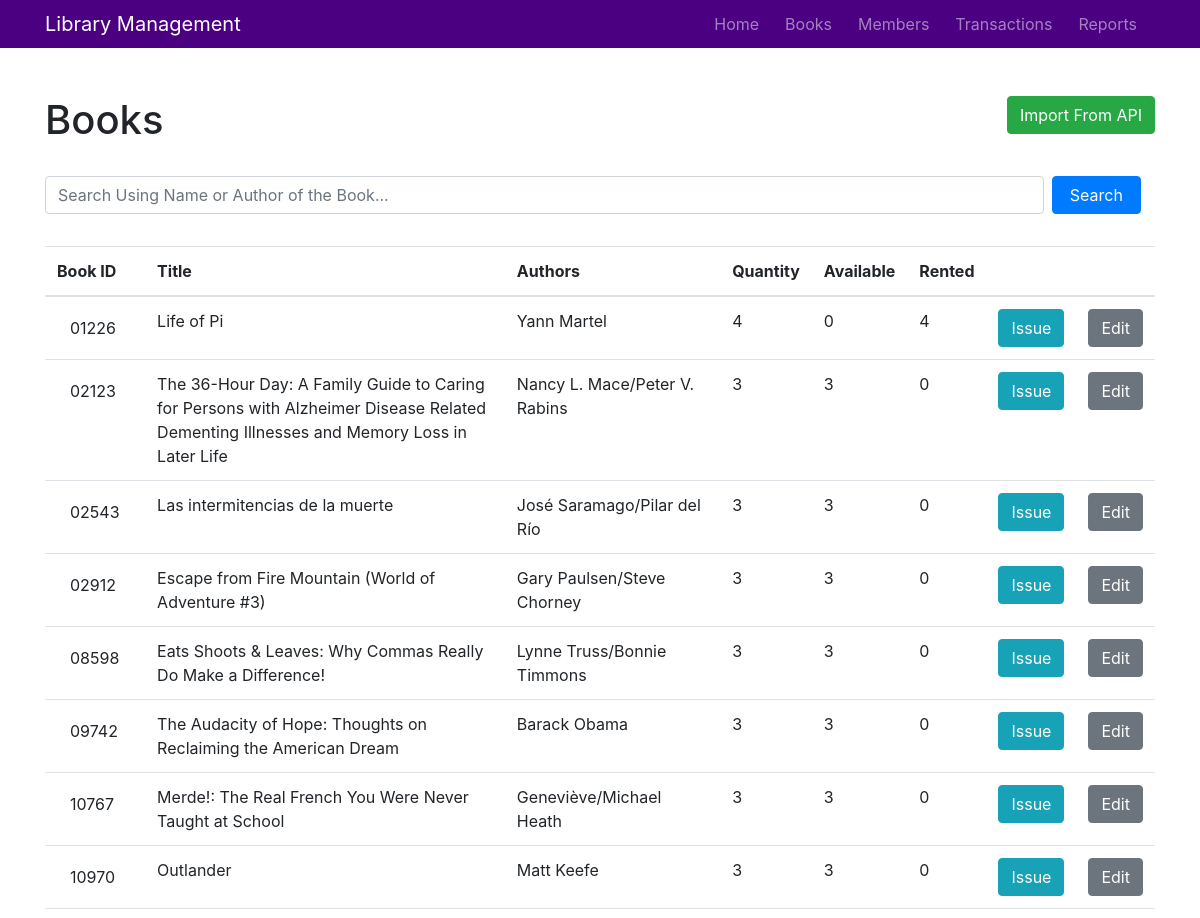
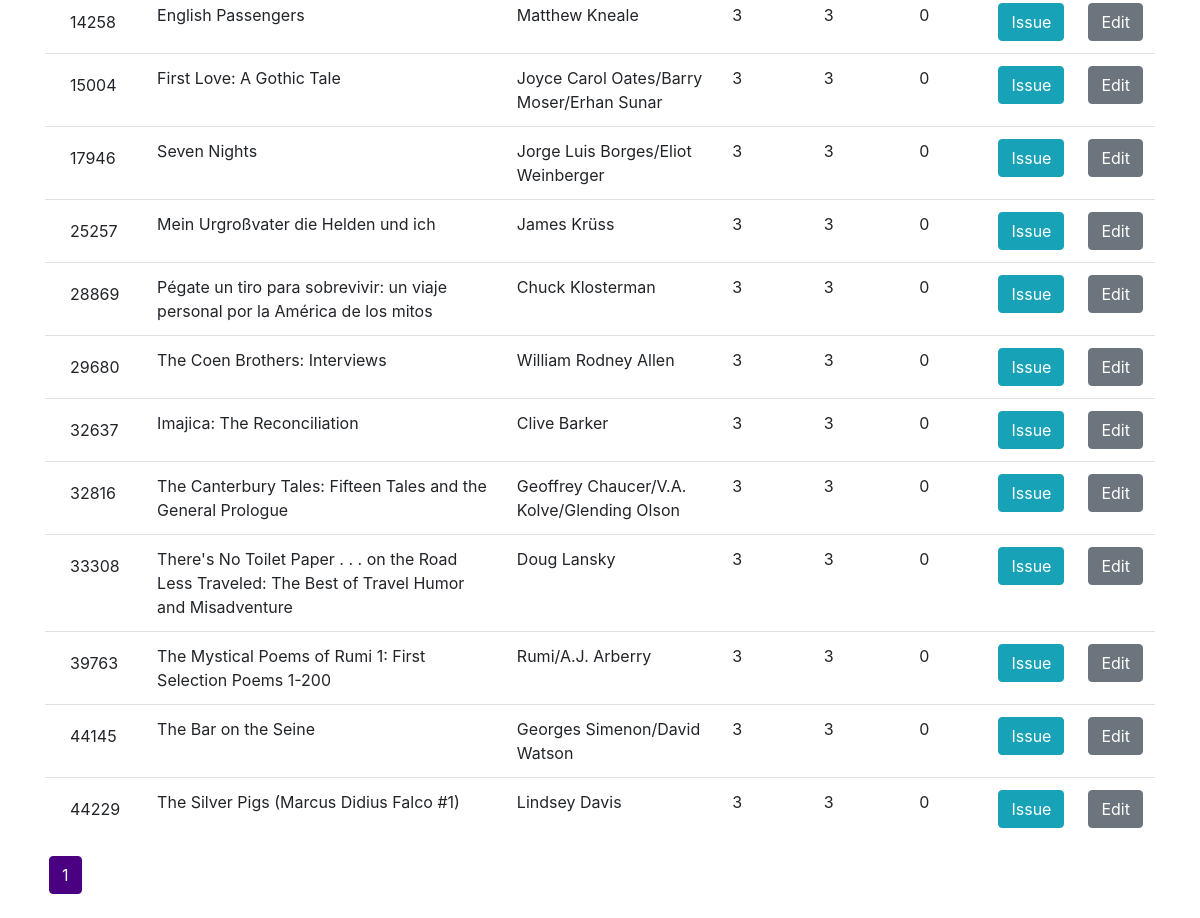
Before: /books with the older database file (2 pictures, top to bottom).
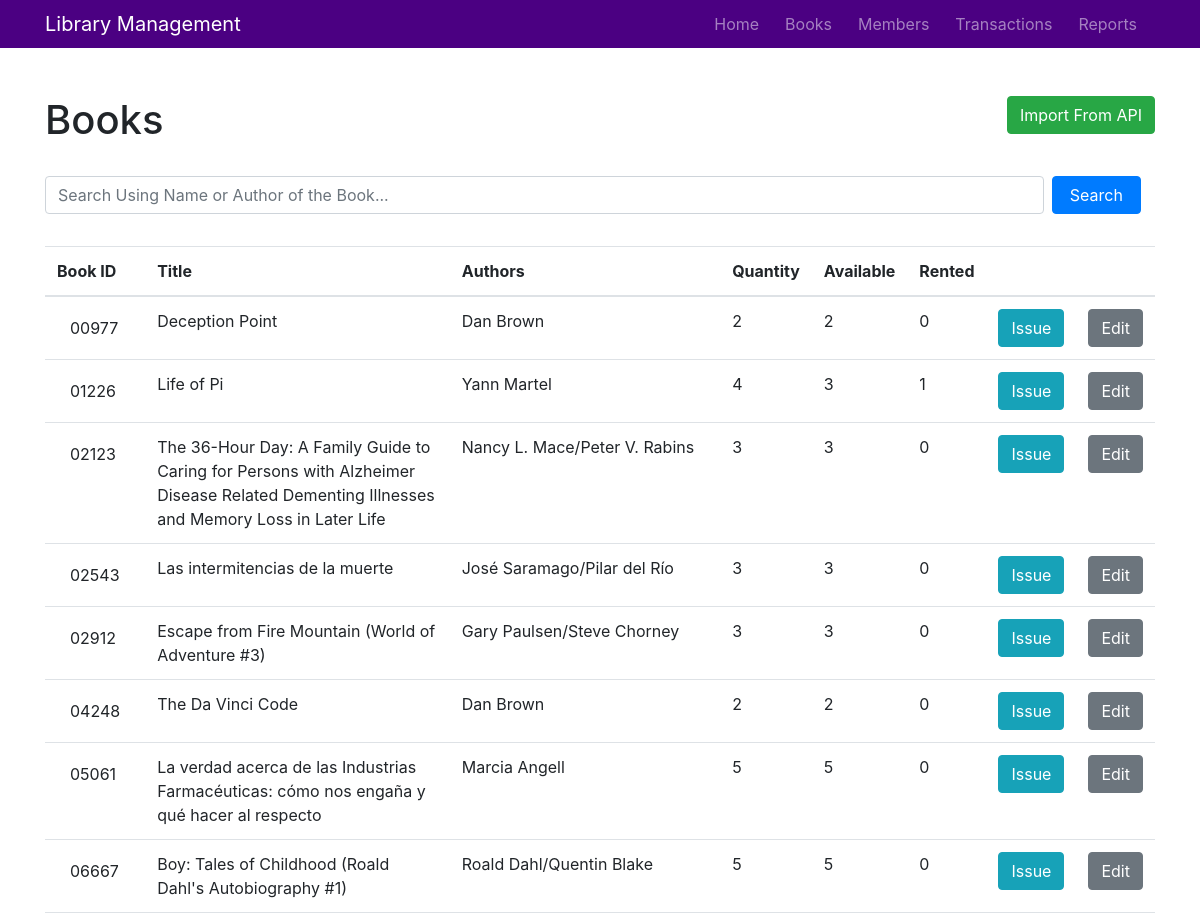
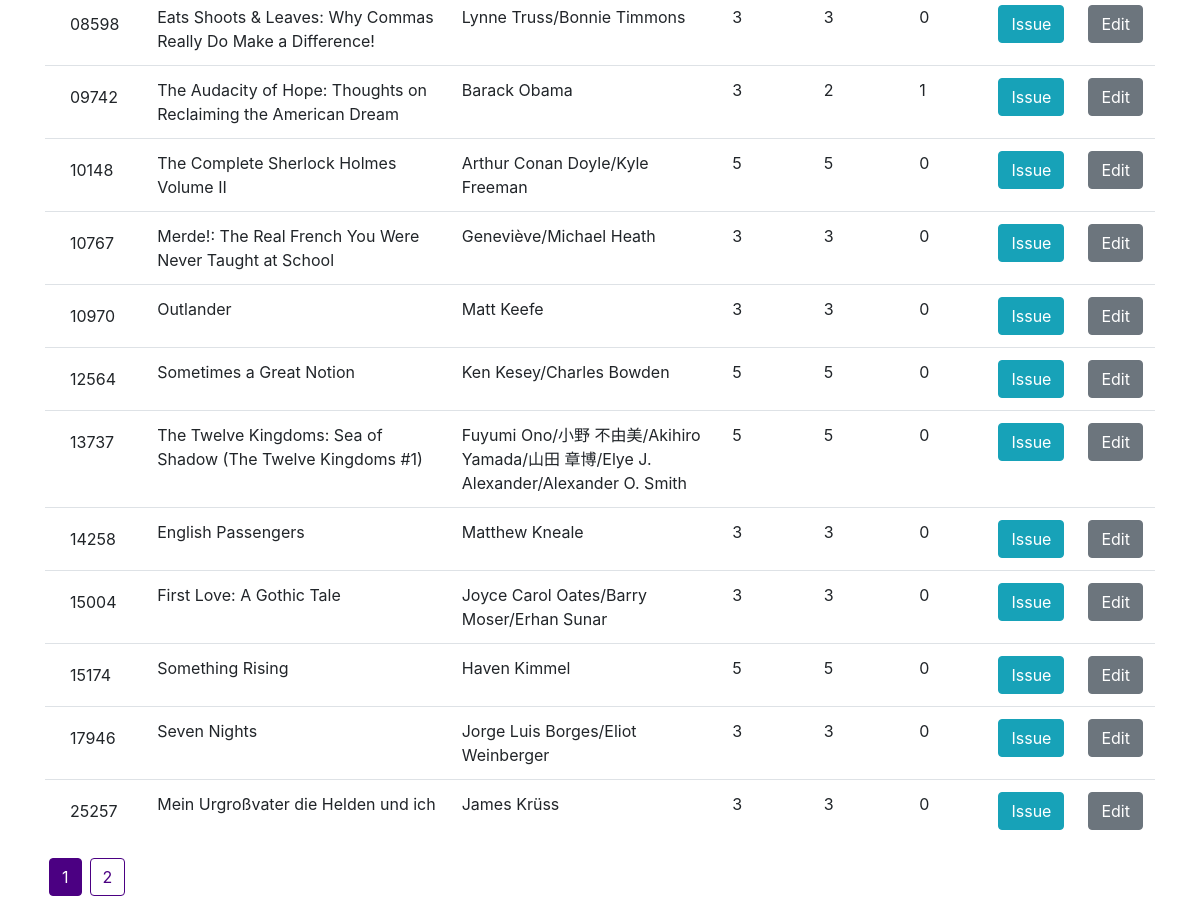
After: the same page with the newer database file (2 pictures, top to bottom).
### library_management/models.py (models this page shows, shortened)
class Book(db.Model):
    __tablename__ = 'book'
    book_id = db.Column(db.Integer, primary_key=True)
    title = db.Column(db.String(150), nullable=False)
    authors = db.Column(db.String(100), nullable=False)
    rating = db.Column(db.String(4), nullable=False)
    isbn = db.Column(db.String(150), nullable=False)
    publisher = db.Column(db.String(150), nullable=False)
    quantity = db.Column(db.Integer, nullable=False)
    rented = db.Column(db.Integer, nullable=False, default=0)
    no_of_times_rented = db.Column(db.Integer, nullable=False, default=0)
    transactions = db.relationship('Transaction', backref='book', lazy=True)

### library_management/books/routes.py (the view)
@books.route('/books')
def all_books():
    page = request.args.get('page', 1, type=int)
    books = Book.query.order_by(Book.book_id.asc()).paginate(page=page, per_page=20)
    return render_template("books.html", title="Books", books=books, data=books.items)

### library_management/templates/books.html
{% extends "layout.html" %}
{% block content %}
    <br>
    <a class="btn btn-success float-right" href="{{ url_for('books.import_books') }}">Import From API</a>
    <h1>Books</h1>
    <br>
    <form class="form-inline" action="/books/search" method="POST">
        <input name="search" type="text" class="form-control mb-2 mr-sm-2 search" placeholder="Search Using Name or Author of the Book...">
        <button type="submit" class="btn btn-primary mb-2 search">Search</button>
    </form>
    <br>
    {% if data %}
        <table class="table table-hover">
            <thead>
                <tr>
                    <th>Book ID</th>
                    <th>Title</th>
                    <th>Authors</th>
                    <th>Quantity</th>
                    <th>Available</th>
                    <th>Rented</th>
                    <th></th>
                    <th></th>
                </tr>
            </thead>
            <tbody>
                {% for book in data %}
                <tr>
                    <td><span class="btn pull-right">{{"{:05d}".format(book.book_id)}}</span></td>
                    <td>{{book.title}}</td>
                    <td>{{book.authors}}</td>
                    <td>{{book.quantity}}</td>
                    <td>{{book.quantity - book.rented}}</td>
                    <td>{{book.rented}}</td>
                    <td>
                        <button class="btn btn-info" onclick="window.location='/book/{{book.book_id}}/issue';">Issue</button>
                    </td>
                    <td>
                        <button class="btn btn-secondary" onclick="window.location='/book/{{book.book_id}}/edit';">Edit</button>
                    </td>
                </tr>
                {% endfor %}
            </tbody>
        </table>
        {% if not title.startswith('Search') %}
            <div class="pagination">
                {% for page_num in books.iter_pages(left_edge=1, right_edge=1, left_current=2, right_current=3) %}
                    {% if page_num %}
                        {% if books.page==page_num %}
                            <a class="btn btn-danger mb-4" href="{{ url_for('books.all_books', page=page_num) }}">{{ page_num }}</a>
                        {% else %}
                            <a class="btn btn-outline-danger mb-4" href="{{ url_for('books.all_books', page=page_num) }}">{{ page_num }}</a>
                        {% endif %}
                    {% else %}
                        <p class="mt-3">...</p>
                    {% endif %}
                {% endfor %}
            </div>
        {% endif %}
    {% endif %}
{% endblock content %}

Changed rows visible on the page:
no longer on this page (row unchanged): Book: book_id "28869", title "Pégate un tiro para sobrevivir: un viaje personal por la América de los mitos", authors "Chuck Klosterman", quantity "3", book.quantity-book.rented "3", rented "0"
no longer on this page (row unchanged): Book: book_id "29680", title "The Coen Brothers: Interviews", authors "William Rodney Allen", quantity "3", book.quantity-book.rented "3", rented "0"
no longer on this page (row unchanged): Book: book_id "32637", title "Imajica: The Reconciliation", authors "Clive Barker", quantity "3", book.quantity-book.rented "3", rented "0"
no longer on this page (row unchanged): Book: book_id "32816", title "The Canterbury Tales: Fifteen Tales and the General Prologue", authors "Geoffrey Chaucer/V.A. Kolve/Glending Olson", quantity "3", book.quantity-book.rented "3", rented "0"
no longer on this page (row unchanged): Book: book_id "33308", title "There's No Toilet Paper . . . on the Road Less Traveled: The Best of Travel Humor and Misadventure", authors "Doug Lansky", quantity "3", book.quantity-book.rented "3", rented "0"
no longer on this page (row unchanged): Book: book_id "39763", title "The Mystical Poems of Rumi 1: First Selection Poems 1-200", authors "Rumi/A.J. Arberry", quantity "3", book.quantity-book.rented "3", rented "0"
no longer on this page (row unchanged): Book: book_id "44145", title "The Bar on the Seine", authors "Georges Simenon/David Watson", quantity "3", book.quantity-book.rented "3", rented "0"
no longer on this page (row unchanged): Book: book_id "44229", title "The Silver Pigs (Marcus Didius Falco #1)", authors "Lindsey Davis", quantity "3", book.quantity-book.rented "3", rented "0"
added Book: book_id "00977", title "Deception Point", authors "Dan Brown", quantity "2", book.quantity-book.rented "2", rented "0"
changed Book "Life of Pi": book.quantity-book.rented "0" → "3"; rented "4" → "1"
added Book: book_id "04248", title "The Da Vinci Code", authors "Dan Brown", quantity "2", book.quantity-book.rented "2", rented "0"
added Book: book_id "05061", title "La verdad acerca de las Industrias Farmacéuticas: cómo nos engaña y qué hacer al respecto", authors "Marcia Angell", quantity "5", book.quantity-book.rented "5", rented "0"
added Book: book_id "06667", title "Boy: Tales of Childhood (Roald Dahl's Autobiography #1)", authors "Roald Dahl/Quentin Blake", quantity "5", book.quantity-book.rented "5", rented "0"
changed Book "The Audacity of Hope: Thoughts on Reclaiming the American Dream": book.quantity-book.rented "3" → "2"; rented "0" → "1"
added Book: book_id "10148", title "The Complete Sherlock Holmes Volume II", authors "Arthur Conan Doyle/Kyle Freeman", quantity "5", book.quantity-book.rented "5", rented "0"
added Book: book_id "12564", title "Sometimes a Great Notion", authors "Ken Kesey/Charles Bowden", quantity "5", book.quantity-book.rented "5", rented "0"
added Book: book_id "13737", title "The Twelve Kingdoms: Sea of Shadow (The Twelve Kingdoms #1)", authors "Fuyumi Ono/小野 不由美/Akihiro Yamada/山田 章博/Elye J. Alexander/Alexander O. Smith", quantity "5", book.quantity-book.rented "5", rented "0"
added Book: book_id "15174", title "Something Rising", authors "Haven Kimmel", quantity "5", book.quantity-book.rented "5", rented "0"
Other visible differences:
new list line: "2"
